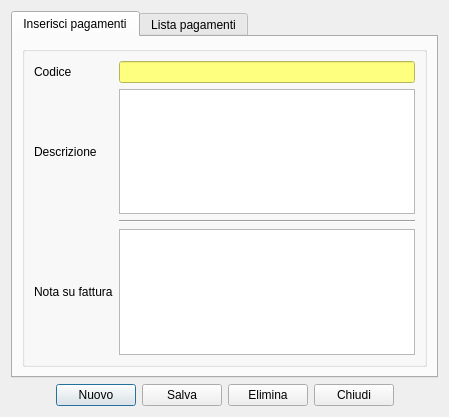
<?xml version="1.0" encoding="UTF-8"?>
<ui version="4.0">
 <class>pag</class>
 <widget class="QDialog" name="pag">
  <property name="geometry">
   <rect>
    <x>0</x>
    <y>0</y>
    <width>449</width>
    <height>417</height>
   </rect>
  </property>
  <property name="windowTitle">
   <string>Anagrafica pagamenti</string>
  </property>
  <property name="windowIcon">
   <iconset resource="../fabaria.qrc">
    <normaloff>:/images/cash2.png</normaloff>:/images/cash2.png</iconset>
  </property>
  <layout class="QGridLayout" name="gridLayout">
   <item row="0" column="0">
    <widget class="QTabWidget" name="tabWidget">
     <property name="currentIndex">
      <number>0</number>
     </property>
     <widget class="QWidget" name="tab">
      <attribute name="title">
       <string>Inserisci pagamenti</string>
      </attribute>
      <layout class="QGridLayout" name="gridLayout_6">
       <item row="0" column="0">
        <widget class="QGroupBox" name="groupBox">
         <property name="title">
          <string/>
         </property>
         <layout class="QGridLayout" name="gridLayout_3">
          <item row="0" column="0" colspan="5">
           <layout class="QGridLayout" name="gridLayout_4">
            <item row="0" column="0">
             <widget class="QLabel" name="label">
              <property name="text">
               <string>Codice</string>
              </property>
             </widget>
            </item>
            <item row="0" column="1">
             <widget class="QLineEdit" name="codice">
              <property name="styleSheet">
               <string notr="true">background-color:rgb(255, 255, 127)</string>
              </property>
             </widget>
            </item>
            <item row="1" column="0">
             <widget class="QLabel" name="label_2">
              <property name="text">
               <string>Descrizione</string>
              </property>
             </widget>
            </item>
            <item row="1" column="1">
             <widget class="QTextEdit" name="textEdit"/>
            </item>
            <item row="2" column="1">
             <widget class="Line" name="line">
              <property name="orientation">
               <enum>Qt::Horizontal</enum>
              </property>
             </widget>
            </item>
            <item row="3" column="0">
             <widget class="QLabel" name="label_3">
              <property name="text">
               <string>Nota su fattura</string>
              </property>
             </widget>
            </item>
            <item row="3" column="1">
             <widget class="QTextEdit" name="textEdit_2"/>
            </item>
           </layout>
          </item>
          <item row="1" column="0">
           <spacer name="verticalSpacer">
            <property name="orientation">
             <enum>Qt::Vertical</enum>
            </property>
            <property name="sizeHint" stdset="0">
             <size>
              <width>20</width>
              <height>41</height>
             </size>
            </property>
           </spacer>
          </item>
          <item row="1" column="1">
           <spacer name="verticalSpacer_2">
            <property name="orientation">
             <enum>Qt::Vertical</enum>
            </property>
            <property name="sizeHint" stdset="0">
             <size>
              <width>20</width>
              <height>41</height>
             </size>
            </property>
           </spacer>
          </item>
          <item row="1" column="2">
           <spacer name="verticalSpacer_3">
            <property name="orientation">
             <enum>Qt::Vertical</enum>
            </property>
            <property name="sizeHint" stdset="0">
             <size>
              <width>20</width>
              <height>41</height>
             </size>
            </property>
           </spacer>
          </item>
          <item row="1" column="3">
           <spacer name="verticalSpacer_4">
            <property name="orientation">
             <enum>Qt::Vertical</enum>
            </property>
            <property name="sizeHint" stdset="0">
             <size>
              <width>20</width>
              <height>41</height>
             </size>
            </property>
           </spacer>
          </item>
          <item row="1" column="4">
           <spacer name="verticalSpacer_5">
            <property name="orientation">
             <enum>Qt::Vertical</enum>
            </property>
            <property name="sizeHint" stdset="0">
             <size>
              <width>20</width>
              <height>41</height>
             </size>
            </property>
           </spacer>
          </item>
         </layout>
        </widget>
       </item>
      </layout>
     </widget>
     <widget class="QWidget" name="tab_2">
      <attribute name="title">
       <string>Lista pagamenti</string>
      </attribute>
      <layout class="QGridLayout" name="gridLayout_5">
       <item row="0" column="0">
        <widget class="QTableView" name="tableView">
         <attribute name="verticalHeaderDefaultSectionSize">
          <number>15</number>
         </attribute>
        </widget>
       </item>
      </layout>
     </widget>
    </widget>
   </item>
   <item row="1" column="0">
    <layout class="QGridLayout" name="gridLayout_2">
     <item row="0" column="0">
      <spacer name="horizontalSpacer">
       <property name="orientation">
        <enum>Qt::Horizontal</enum>
       </property>
       <property name="sizeHint" stdset="0">
        <size>
         <width>40</width>
         <height>20</height>
        </size>
       </property>
      </spacer>
     </item>
     <item row="0" column="1">
      <widget class="QPushButton" name="nuovo">
       <property name="text">
        <string>Nuovo</string>
       </property>
       <property name="icon">
        <iconset resource="../fabaria.qrc">
         <normaloff>:/images/filenew.png</normaloff>:/images/filenew.png</iconset>
       </property>
      </widget>
     </item>
     <item row="0" column="2">
      <widget class="QPushButton" name="save">
       <property name="text">
        <string>Salva</string>
       </property>
       <property name="icon">
        <iconset resource="../fabaria.qrc">
         <normaloff>:/images/document-save.png</normaloff>:/images/document-save.png</iconset>
       </property>
      </widget>
     </item>
     <item row="0" column="3">
      <widget class="QPushButton" name="del">
       <property name="text">
        <string>Elimina</string>
       </property>
       <property name="icon">
        <iconset resource="../fabaria.qrc">
         <normaloff>:/images/edit-delete.png</normaloff>:/images/edit-delete.png</iconset>
       </property>
      </widget>
     </item>
     <item row="0" column="4">
      <widget class="QPushButton" name="esci">
       <property name="text">
        <string>Chiudi</string>
       </property>
       <property name="icon">
        <iconset resource="../../backup_restore_db/images.qrc">
         <normaloff>:/images/dialog-close.png</normaloff>:/images/dialog-close.png</iconset>
       </property>
      </widget>
     </item>
     <item row="0" column="5">
      <spacer name="horizontalSpacer_2">
       <property name="orientation">
        <enum>Qt::Horizontal</enum>
       </property>
       <property name="sizeHint" stdset="0">
        <size>
         <width>40</width>
         <height>20</height>
        </size>
       </property>
      </spacer>
     </item>
    </layout>
   </item>
  </layout>
 </widget>
 <tabstops>
  <tabstop>codice</tabstop>
  <tabstop>textEdit</tabstop>
  <tabstop>textEdit_2</tabstop>
  <tabstop>nuovo</tabstop>
  <tabstop>save</tabstop>
  <tabstop>del</tabstop>
  <tabstop>esci</tabstop>
 </tabstops>
 <resources>
  <include location="../../backup_restore_db/images.qrc"/>
  <include location="../fabaria.qrc"/>
 </resources>
 <connections/>
</ui>
